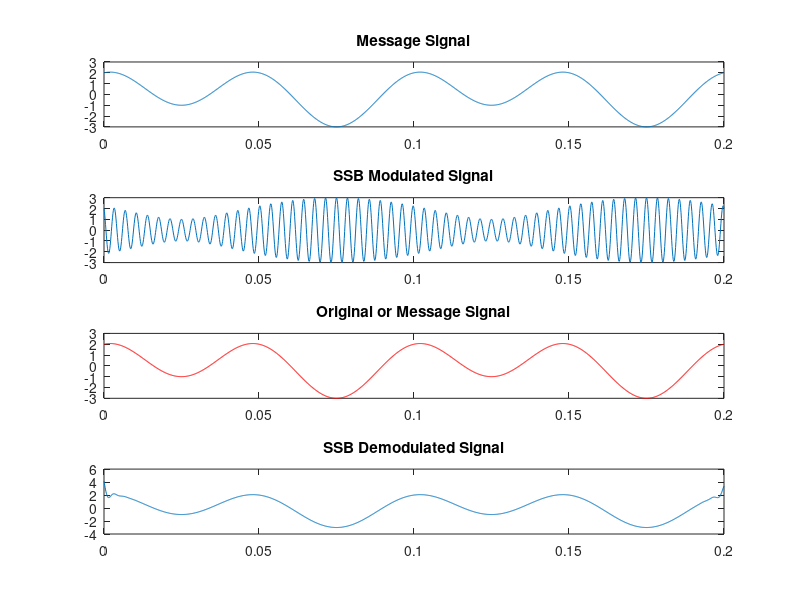

The MATLAB source for this figure:
clc; clear all;
Fs= 8000; % Sampling rate: 8000 samples per second.
Fc = 300; % Carrier frequency in Hz
t = [0: 1: 0.2*Fs]/Fs; % Sampling times for .2 second
x = sin(2*pi*10*t) + 2*cos(2*pi*20*t);
z = ssbmod(x,Fc,Fs); % SSB signal
s2 = ssbdemod(z,Fc,Fs); % Demodulation of SSB AM signal
figure;
subplot(4,1,1)
plot(t,x)
title('Message Signal')
subplot(4,1,2);
plot(t,z);
title('SSB Modulated Signal');
subplot(4,1,3);
plot(t,x,'r');
title('Original or Message Signal');
subplot(4,1,4);
plot(t,s2);
title('SSB Demodulated Signal');
